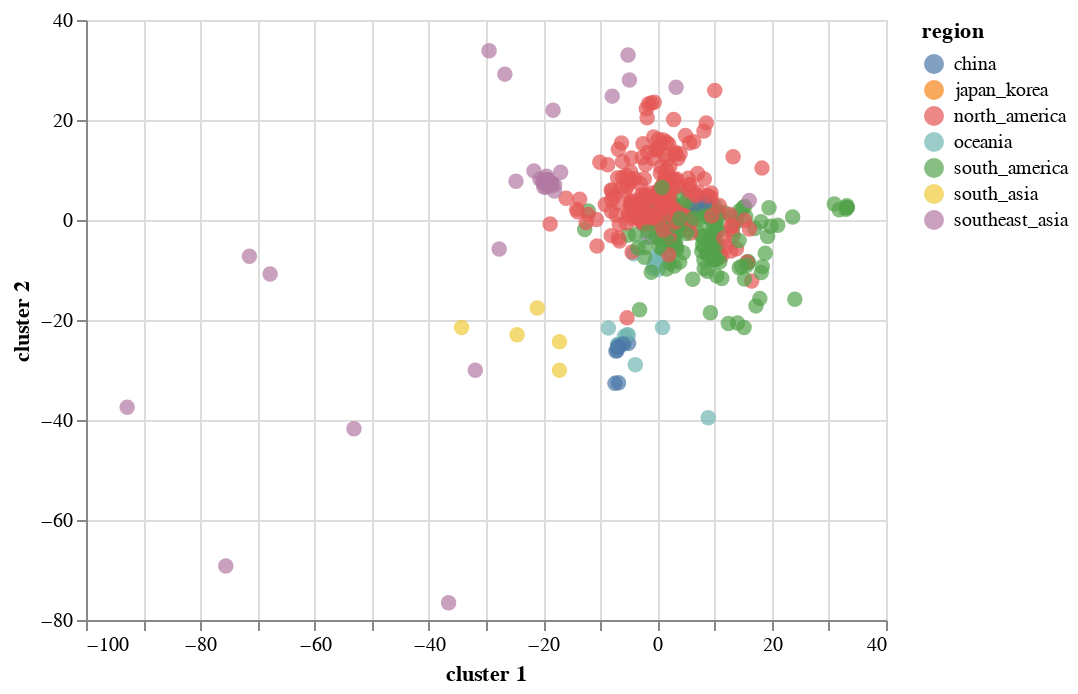

The code cell stored with this chart in its notebook:
### Code cell
scatterplot_with_tooltip_interactive(finalDf,'cluster 1','cluster 2',"cluster 1","cluster 2",['strain','region'],'region')

### Figure 1 — Vega-Lite specification as saved in the notebook (floating-point values rounded to 4 significant figures; data arrays with more than 128 entries replaced by an {"elided": "..."} marker saying what was removed)
{"$schema": "https://vega.github.io/schema/vega-lite/v3.3.0.json", "config": {"mark": {"tooltip": null}, "view": {"height": 300, "width": 400}}, "data": {"name": "data-ae86899eef38853a640aa7d425debf7c"}, "datasets": {"data-ae86899eef38853a640aa7d425debf7c": {"elided": "519 records"}}, "encoding": {"color": {"field": "region", "type": "nominal"}, "tooltip": [{"field": "strain", "type": "nominal"}, {"field": "region", "type": "nominal"}], "x": {"field": "cluster 1", "title": "cluster 1", "type": "quantitative"}, "y": {"field": "cluster 2", "title": "cluster 2", "type": "quantitative"}}, "mark": {"size": 60, "type": "circle"}, "selection": {"selector092": {"bind": "scales", "encodings": ["x", "y"], "type": "interval"}}}
